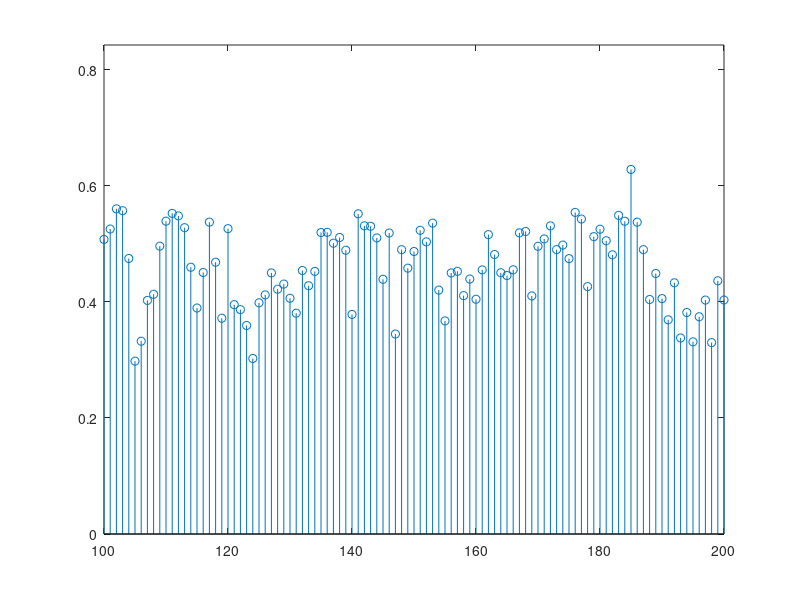

This chart was generated by the following MATLAB code: (Note: this script raises an error after producing the figure.)
load('data_122minutes')

figure('color','w');
stem(coh)
axis tight;
xlim([100 200])

% load in data_20min to keep working

%% coherence magnitudes 
coh(1) = [];

% plot the histogram of coherence magnitudes
figure('color','w')
h_og = histogram(coh,'FaceColor',[.6 .6 .6]); hold on;
h_og.FaceColor = [.6 .6 .6];
% zscore coherence
zscoredCoh = zscore(coh);
% remove first calculation
% get 1 std
cohHighStd = coh(zscoredCoh > 1);
cohHighVal = coh(dsearchn(zscoredCoh',1));
% plot
h_highS = histogram(cohHighStd,'FaceColor',[0 .6 0]);
h_highS.BinWidth = h_og.BinWidth;
% get -1std
cohLowStd = coh(zscoredCoh < -1);
cohLowVal = coh(dsearchn(zscoredCoh',-1));
% plot
h_lowS = histogram(cohLowStd,'FaceColor','r');
h_lowS.BinWidth = h_og.BinWidth;
box off;
legend(['All data'],['High Thresh. (1std = ',num2str(cohHighVal),')'],['Low Thresh. (-1std = ',num2str(cohLowVal),')'])
ylabel('Iteration')
xlabel('Coherence magnitude')

% chance of observing high/low coh
figure('color','w'); hold on;
prob_high = numel(cohHighStd)/numel(coh);
prob_low  = numel(cohLowStd)/numel(coh);
bar(1,prob_high,'FaceColor',[0 .6 0]);
bar(2,prob_low,'FaceColor','r');
ylabel('p(coherence)')
axes = gca;
axes.XTick = [ 1 2 ];
axes.XTickLabel = [{'High Coherence'} {'Low Coherence'}]
axes.XTickLabelRotation = 45;

%% coherence durations

% each sample is sampled at .25 seconds, therefore, if the size is 1, it
% was sampled at .25, if size is 2, then 0.5, etc..

% get sizes of timeStamps - to use cellfun2, run Startup in pipeline
timeSizes = cell2mat(cellfun2(timeStamps,'size',{'2'}));

% max of 
[maxTime, maxLoc] = max(timeSizes);

% convert to seconds
timeConv = zeros(size(timeSizes));
prob_observe = [];
for i = 1:maxTime
    timeConv(timeSizes == i) = i*amountOfData;
    
    % get p(i)
    prob_observe(i) = numel(find(timeSizes == i))/numel(timeConv);
end

% histogram of sampled times
figure('color','w')
plot(prob_observe,'k','LineWidth',2)
box off
ylabel('Coherence Magnitude')
xlabel('Duration Possibilities (ms)')
axes = gca;
axes.XTick = [1:maxTime];
for i = 1:maxTime
    axes.XTickLabel{i} = i*amountOfData;
end
axes.XTickLabelRotation = 45;

    
%% script function

% remove the very first 2 events, they will be excluded anyway. They take
% too long bc of initializing stuff
outtoc(1:2)=[];
outtoc_ms = outtoc*1000; % to ms
figure('color','w');
histogram(outtoc_ms);
ylabel('Number of streaming events')
xlabel('Time (ms) to stream and calculate coherence')
box off
title(['Events streamed at a rate of ', num2str(amountOfData),' seconds'])

%% Within the high and low coherence distributions, what durations are we working with?

% -- high coherence -- %

% get above threshold
idxAbove = [];
idxAbove = find(coh > cohHighVal);

% in other words, how long was coherence >1std or <1std?
% define std_above_mean start time
idxDiff = []; idxChangeDiff = []; idxStart = [];
idxDiff       = diff(idxAbove);
idxChangeDiff = [1 find(idxDiff ~= 1)+1];
idxStart      = idxAbove(idxChangeDiff);

% get end of ripple event (dips below 1)
idxEnd = []; idxRem = [];
for i = 1:length(idxStart)
    restOfData  = []; idxBelowAll = []; idxBelow = [];
    restOfData  = coh(idxStart(i):length(coh));
    idxBelowAll = find(restOfData < cohHighVal);
    % sometimes a ripple continues outside of your window. remove that
    % event
    if isempty(idxBelowAll)
        idxRem(i) = 1;
        continue
    end
    idxBelow    = idxBelowAll(1);
    idxEnd(i)   = idxStart(i)+(idxBelow-2);
end

% find numerical duration (is not actual duration)
cohNumIdx = []; cohNumDur = [];
cohNumIdx(1,:) = idxStart;
cohNumIdx(2,:) = idxEnd;
for i = 1:length(cohNumIdx)
    % get numerical duration
    cohNumDur{i} = cohNumIdx(1,i):cohNumIdx(2,i);
end

% find actual times
for i = 1:length(cohNumDur)
    cohDur(i) = sum(timeConv(cohNumDur{i})); % in sec
end
    
figure('color','w'); hold on;
histogram(cohDur,40,'FaceColor',[0 .6 0])
box off
ylabel('Number of high coherence epochs')
xlabel('Duration of sustained high coherence')

% find the 1st std
highCohDurZ   = zscore(cohDur);
cohHighDurStd = cohDur(highCohDurZ > 1);
cohHighDurVal = cohDur(dsearchn(highCohDurZ',1));

% plt line
ylimits = ylim;
line([cohHighDurVal cohHighDurVal], [ylimits(1) ylimits(2)], 'Color', 'k', 'LineStyle', '--', 'LineWidth', 2);
text(2,600,['Duration 1std = ',num2str(cohHighDurVal), ' sec'])

% -- LOW COHERENCE -- %

% get above threshold
idxAbove = [];
idxAbove = find(coh < cohLowVal);

% in other words, how long was coherence >1std or <1std?
% define std_above_mean start time
idxDiff = []; idxChangeDiff = []; idxStart = [];
idxDiff       = diff(idxAbove);
idxChangeDiff = [1 find(idxDiff ~= 1)+1];
idxStart      = idxAbove(idxChangeDiff);

% get end of ripple event (dips below 1)
idxEnd = []; idxRem = [];
for i = 1:length(idxStart)
    restOfData  = []; idxBelowAll = []; idxBelow = [];
    restOfData  = coh(idxStart(i):length(coh));
    idxBelowAll = find(restOfData > cohLowVal);
    % sometimes a ripple continues outside of your window. remove that
    % event
    if isempty(idxBelowAll)
        idxRem(i) = 1;
        continue
    end
    idxBelow    = idxBelowAll(1);
    idxEnd(i)   = idxStart(i)+(idxBelow-2);
end

% find numerical duration (is not actual duration)
cohNumIdx = []; cohNumDur = [];
cohNumIdx(1,:) = idxStart;
cohNumIdx(2,:) = idxEnd;
for i = 1:length(cohNumIdx)
    % get numerical duration
    cohNumDur{i} = cohNumIdx(1,i):cohNumIdx(2,i);
end

% find actual times
cohDur = [];
for i = 1:length(cohNumDur)
    cohDur(i) = sum(timeConv(cohNumDur{i})); % in sec
end
    
figure('color','w'); hold on;
histogram(cohDur,40,'FaceColor','r')
box off
ylabel('Number of low coherence epochs')
xlabel('Duration of sustained low coherence')

% find the 1st std
lowCohDurZ   = zscore(cohDur);
cohLowDurStd = cohDur(lowCohDurZ > 1);
cohLowDurVal = cohDur(dsearchn(lowCohDurZ',1));

% plt line
ylimits = ylim;
line([cohLowDurVal cohLowDurVal], [ylimits(1) ylimits(2)], 'Color', 'k', 'LineStyle', '--', 'LineWidth', 2);
text(2,600,['Duration 1std = ',num2str(cohLowDurVal), ' sec'])
